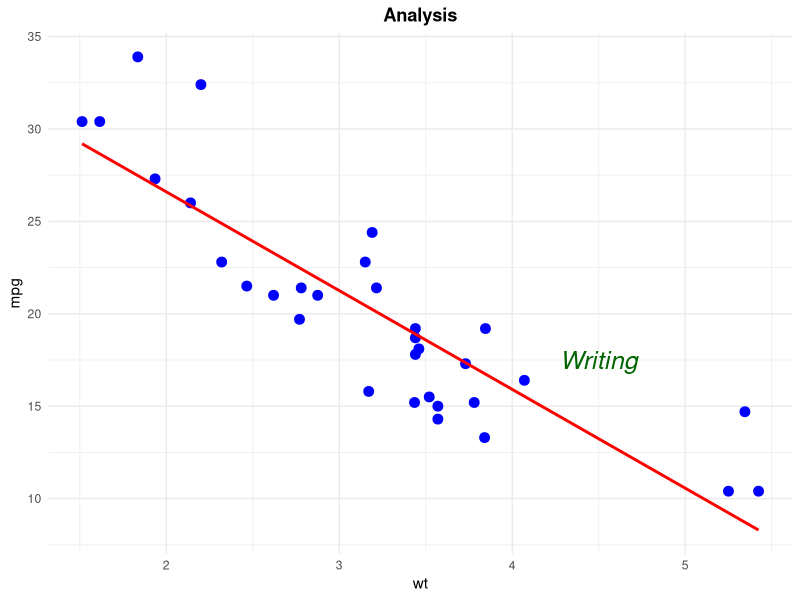

Here is the R script that generated this plot:
library(ggplot2)
library(grid)

# Create a simple analysis plot
p <- ggplot(mtcars, aes(wt, mpg)) +
  geom_point(color = "blue", size = 3) +
  geom_smooth(method = "lm", se = FALSE, color = "red") +
  theme_minimal() +
  ggtitle("Analysis") +
  theme(plot.title = element_text(hjust = 0.5, face = "bold"))

# Create a text grob for the writing element (this could be replaced with a custom image/grob)
writing_grob <- textGrob("Writing", gp = gpar(fontsize = 18, fontface = "italic", col = "darkgreen"))

# Overlay the writing grob onto the plot; adjust coordinates as needed
p_with_writing <- p +
  annotation_custom(writing_grob, xmin = 4, xmax = 5, ymin = 15, ymax = 20)

# Display the combined subplot
print(p_with_writing)
